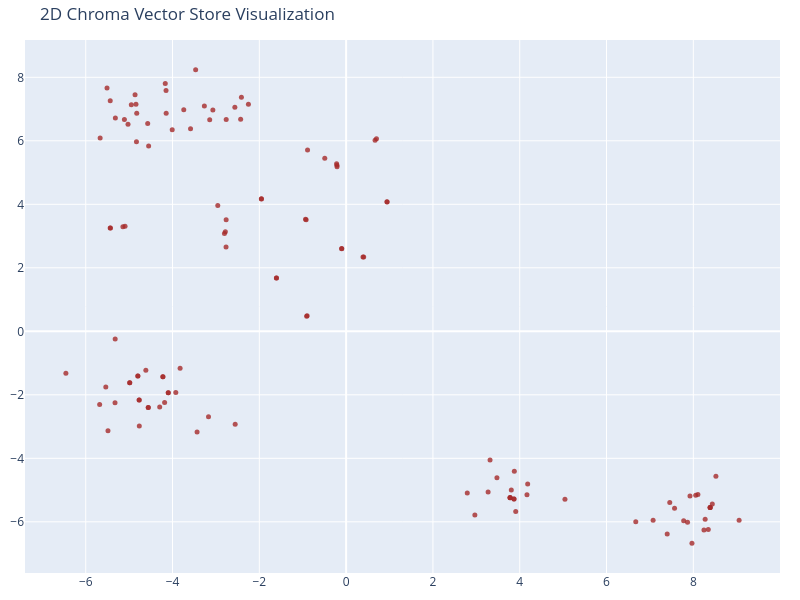

The notebook cell saved with this chart:
### Code cell
tsne = TSNE(n_components=2, random_state=42)
reduced_vectors = tsne.fit_transform(vectors)

# Create the 2D scatter plot
fig = go.Figure(data=[go.Scatter(
    x=reduced_vectors[:, 0],
    y=reduced_vectors[:, 1],
    mode='markers',
    marker=dict(size=5, color=colors, opacity=0.8),
    text=[f"Type: {t}<br>Text: {d[:100]}..." for t, d in zip(doc_types, documents)],
    hoverinfo='text'
)])

fig.update_layout(title='2D Chroma Vector Store Visualization',
    scene=dict(xaxis_title='x',yaxis_title='y'),
    width=800,
    height=600,
    margin=dict(r=20, b=10, l=10, t=40)
)

fig.show()

### Figure 1 — Plotly figure (JSON) as saved in the notebook; plotly's stock layout.template omitted (floating-point values rounded to 4 significant figures)
{"data": [{"hoverinfo": "text", "marker": {"color": ["brown", "brown", "brown", "brown", "brown", "brown", "brown", "brown", "brown", "brown", "brown", "brown", "brown", "brown", "brown", "brown", "brown", "brown", "brown", "brown", "brown", "brown", "brown", "brown", "brown", "brown", "brown", "brown", "brown", "brown", "brown", "brown", "brown", "brown", "brown", "brown", "brown", "brown", "brown", "brown", "brown", "brown", "brown", "brown", "brown", "brown", "brown", "brown", "brown", "brown", "brown", "brown", "brown", "brown", "brown", "brown", "brown", "brown", "brown", "brown", "brown", "brown", "brown", "brown", "brown", "brown", "brown", "brown", "brown", "brown", "brown", "brown", "brown", "brown", "brown", "brown", "brown", "brown", "brown", "brown", "brown", "brown", "brown", "brown", "brown", "brown", "brown", "brown", "brown", "brown", "brown", "brown", "brown", "brown", "brown", "brown", "brown", "brown", "brown", "brown", "brown", "brown", "brown", "brown", "brown", "brown", "brown", "brown", "brown", "brown", "brown", "brown", "brown", "brown", "brown", "brown", "brown", "brown", "brown", "brown", "brown"], "opacity": 0.8, "size": 5}, "mode": "markers", "text": ["Type: alarm_guides<br>Text: Alarm meaning\n\nInterpretation of BGP-NEIGHBOR-FLAP alarm as an observation, not automatic root-cause...", "Type: alarm_guides<br>Text: What commonly correlates\n\nAlarm correlation with other alarms to determine primary or downstream iss...", "Type: alarm_guides<br>Text: False positives and secondary symptoms\n\nCommon causes of false positives and secondary symptoms for ...", "Type: alarm_guides<br>Text: Recommended context\n\nRequired information for resolving BGP-NEIGHBOR-FLAP alarm\n\n## Recommended cont...", "Type: alarm_guides<br>Text: Closure evidence\n\nRequired information for closing BGP-NEIGHBOR-FLAP alarm\n\n## Closure evidence\nClos...", "Type: alarm_guides<br>Text: Alarm Meaning\n\nBGP-NEIGHBOR-DOWN is a synthetic major alarm associated with BGP peer.\n\n# Alarm Guide...", "Type: alarm_guides<br>Text: Common Correlation\n\nRelated alarms may include LINK-DOWN, OPTICAL-RX-LOW, LATENCY-HIGH. Correlation ...", "Type: alarm_guides<br>Text: False Positives and Secondary Symptoms\n\nThe alarm may appear during planned maintenance, routing con...", "Type: alarm_guides<br>Text: Recommended Context\n\nAn RCA agent should retrieve the affected device, interface or peer, site, serv...", "Type: alarm_guides<br>Text: Closure Evidence\n\nClosure should record why the alarm occurred, what corrected it, whether dependent...", "Type: alarm_guides<br>Text: Alarm meaning\n\nBGP-HOLD-TIMER-EXPIRED is a synthetic major alarm associated with BGP peer.\n\nBGP-HOLD...", "Type: alarm_guides<br>Text: What commonly correlates\n\nRelated alarms may include BGP-ROUTE-THRESHOLD, ISIS-ADJ-DOWN, CRC-ERRORS....", "Type: alarm_guides<br>Text: False positives and secondary symptoms\n\nThe alarm may appear during planned maintenance, routing con...", "Type: alarm_guides<br>Text: Alarm meaning\n\nHIGH-CPU is a synthetic major alarm associated with device. The alarm should be inter...", "Type: alarm_guides<br>Text: What commonly correlates\n\nRelated alarms may include ISIS-ADJ-DOWN, BGP-NEIGHBOR-DOWN, BGP-NEIGHBOR-...", "Type: alarm_guides<br>Text: False positives and secondary symptoms\n\nThe alarm may appear during planned maintenance, routing con...", "Type: alarm_guides<br>Text: Recommended context\n\nAn RCA agent should retrieve the affected device, interface or peer, site, serv...", "Type: alarm_guides<br>Text: Closure evidence\n\nClosure should record why the alarm occurred, what corrected it, whether dependent...", "Type: alarm_guides<br>Text: Alarm Meaning\n\nDefinition of HIGH-MEMORY alarm\n\nHIGH-MEMORY is a synthetic major alarm associated wi...", "Type: alarm_guides<br>Text: Correlation Across Time and Topology\n\nAnalyzing related alarms to understand alarm severity\n\nRelated...", "Type: alarm_guides<br>Text: False Positives and Secondary Symptoms\n\nUnderstanding when the alarm may appear and what to check\n\nT...", "Type: alarm_guides<br>Text: Recommended Context\n\nGathering necessary information to troubleshoot the alarm\n\nAn RCA agent should ...", "Type: alarm_guides<br>Text: Closure Evidence\n\nRecording the cause of the alarm and its resolution\n\nClosure should record why the...", "Type: alarm_guides<br>Text: Alarm meaning\n\nAlarm meaning\n\n# Alarm Guide: LINK-DOWN\n\n## Alarm meaning\n\nLINK-DOWN is a synthetic c...", "Type: alarm_guides<br>Text: What commonly correlates\n\nRelated alarms may include LATENCY-HIGH, OPTICAL-RX-LOW, ISIS-ADJ-DOWN. Co...", "Type: alarm_guides<br>Text: False positives and secondary symptoms\n\nThe alarm may appear during planned maintenance, routing con...", "Type: alarm_guides<br>Text: Recommended context\n\nAn RCA agent should retrieve the affected device, interface or peer, site, serv...", "Type: alarm_guides<br>Text: Closure evidence\n\nClosure should record why the alarm occurred, what corrected it, whether dependent...", "Type: alarm_guides<br>Text: Alarm meaning\n\nLINK-FLAP is a synthetic major alarm associated with interface.\n\n# Alarm Guide: LINK-...", "Type: alarm_guides<br>Text: What commonly correlates\n\nRelated alarms may include ISIS-ADJ-DOWN, HIGH-MEMORY, BGP-ROUTE-THRESHOLD...", "Type: alarm_guides<br>Text: False positives and secondary symptoms\n\nThe alarm may appear during planned maintenance, routing con...", "Type: alarm_guides<br>Text: Recommended context\n\nAn RCA agent should retrieve the affected device, interface or peer, site, serv...", "Type: alarm_guides<br>Text: Alarm Meaning\n\nCRC-ERRORS is a synthetic major alarm associated with interface.\n\n# Alarm Guide: CRC-...", "Type: alarm_guides<br>Text: Correlation with Other Alarms\n\nRelated alarms may include OPTICAL-RX-LOW, BGP-NEIGHBOR-DOWN, PACKET-...", "Type: alarm_guides<br>Text: False Positives and Secondary Symptoms\n\nThe alarm may appear during planned maintenance, routing con...", "Type: alarm_guides<br>Text: Recommended Context for Resolution\n\nAn RCA agent should retrieve the affected device, interface or p...", "Type: alarm_guides<br>Text: Closure Evidence and RCA Knowledge\n\nClosure should record why the alarm occurred, what corrected it,...", "Type: alarm_guides<br>Text: Alarm meaning\n\nPACKET-LOSS is a synthetic major alarm associated with path.\n\n# Alarm Guide: PACKET-L...", "Type: alarm_guides<br>Text: What commonly correlates\n\nRelated alarms may include BGP-NEIGHBOR-DOWN, LINK-DOWN, HIGH-MEMORY. Corr...", "Type: alarm_guides<br>Text: False positives and secondary symptoms\n\nThe alarm may appear during planned maintenance, routing con...", "Type: alarm_guides<br>Text: Recommended context\n\nAn RCA agent should retrieve the affected device, interface or peer, site, serv...", "Type: alarm_guides<br>Text: Closure evidence\n\nClosure should record why the alarm occurred, what corrected it, whether dependent...", "Type: alarm_guides<br>Text: Alarm Meaning and Interpretation\n\nDefinition and interpretation of LATENCY-HIGH alarm\n\nLATENCY-HIGH ...", "Type: alarm_guides<br>Text: Correlation with Other Alarms\n\nRelationship between LATENCY-HIGH and other related alarms\n\nRelated a...", "Type: alarm_guides<br>Text: False Positives and Secondary Symptoms\n\nCauses of false positives and secondary symptoms\n\nThe alarm ...", "Type: alarm_guides<br>Text: Alarm meaning\n\nISIS-ADJ-DOWN is a synthetic major alarm associated with IGP adjacency\n\nISIS-ADJ-DOWN...", "Type: alarm_guides<br>Text: What commonly correlates\n\nRelated alarms may include HIGH-MEMORY, OPTICAL-RX-LOW, OPTICAL-TX-LOW. Co...", "Type: alarm_guides<br>Text: False positives and secondary symptoms\n\nThe alarm may appear during planned maintenance, routing con...", "Type: alarm_guides<br>Text: Recommended context\n\nAn RCA agent should retrieve the affected device, interface or peer, site, serv...", "Type: alarm_guides<br>Text: Closure evidence\n\nClosure should record why the alarm occurred, what corrected it, whether dependent...", "Type: alarm_guides<br>Text: Alarm meaning\n\nUnderstanding the meaning of OPTICAL-RX-LOW alarm\n\n# Alarm Guide: OPTICAL-RX-LOW\n\n## ...", "Type: alarm_guides<br>Text: What commonly correlates\n\nIdentifying related alarms for OPTICAL-RX-LOW\n\n## What commonly correlates...", "Type: alarm_guides<br>Text: False positives and secondary symptoms\n\nUnderstanding false positives and secondary symptoms for OPT...", "Type: alarm_guides<br>Text: Recommended context\n\nGathering necessary context for OPTICAL-RX-LOW\n\n## Recommended context\nAn RCA a...", "Type: alarm_guides<br>Text: Closure evidence\n\nRecording closure evidence for OPTICAL-RX-LOW\n\n## Closure evidence\nClosure should ...", "Type: alarm_guides<br>Text: Synthetic Major Alarm - OPTICAL-TX-LOW\n\nUnderstanding the OPTICAL-TX-LOW alarm, its correlation with...", "Type: alarm_guides<br>Text: Correlation with Other Alarms\n\nRelating OPTICAL-TX-LOW to other alarms and analyzing patterns for pr...", "Type: alarm_guides<br>Text: False Positives and Secondary Symptoms\n\nAddressing false alarms and secondary symptoms to prevent pr...", "Type: alarm_guides<br>Text: Recommended Context\n\nGathering context for a thorough Root Cause Analysis (RCA) using various device...", "Type: alarm_guides<br>Text: Closure Evidence\n\nRecording and utilizing closure information to improve RCA knowledge and ticket re...", "Type: alarm_guides<br>Text: Alarm meaning\n\nUnderstanding the meaning of POWER-INPUT-FAIL alarm\n\n# Alarm Guide: POWER-INPUT-FAIL\n...", "Type: alarm_guides<br>Text: What commonly correlates\n\nRelating alarms to identify primary or downstream issues\n\n## What commonly...", "Type: alarm_guides<br>Text: False positives and secondary symptoms\n\nIdentifying false positives and secondary symptoms of POWER-...", "Type: alarm_guides<br>Text: Recommended context\n\nAssembling relevant information for alarm analysis\n\n## Recommended context\nAn R...", "Type: alarm_guides<br>Text: Closure evidence\n\nDocumenting closure and RCA knowledge\n\n## Closure evidence\nClosure should record w...", "Type: alarm_guides<br>Text: Alarm Meaning\n\nBGP-ROUTE-THRESHOLD is a synthetic major alarm associated with BGP process. The alarm...", "Type: alarm_guides<br>Text: Correlation with Other Alarms\n\nRelated alarms may include OPTICAL-TX-LOW, POWER-INPUT-FAIL, MEMORY-L...", "Type: alarm_guides<br>Text: False Positives and Secondary Symptoms\n\nThe alarm may appear during planned maintenance, routing con...", "Type: alarm_guides<br>Text: Alarm Meaning\n\nMEMORY-LEAK-SUSPECTED is a synthetic major alarm associated with process.\n\nMEMORY-LEA...", "Type: alarm_guides<br>Text: What Commonly Correlates\n\nRelated alarms may include OPTICAL-TX-LOW, LATENCY-HIGH, LINK-FLAP. Correl...", "Type: alarm_guides<br>Text: False Positives and Secondary Symptoms\n\nThe alarm may appear during planned maintenance, routing con...", "Type: alarm_guides<br>Text: Alarm meaning\n\nUnderstanding BGP-NEIGHBOR-FLAP alarm\n\n# Alarm Guide: BGP-NEIGHBOR-FLAP\n\nBGP-NEIGHBOR...", "Type: alarm_guides<br>Text: What commonly correlates\n\nCorrelation with other alarms to determine alarm priority\n\n## What commonl...", "Type: alarm_guides<br>Text: False positives and secondary symptoms\n\nIdentifying false positives and secondary symptoms\n\n## False...", "Type: alarm_guides<br>Text: Recommended context\n\nGathering relevant context for RCA\n\n## Recommended context\n\nAn RCA agent should...", "Type: alarm_guides<br>Text: Closure evidence\n\nRecording closure evidence for RCA knowledge\n\n## Closure evidence\n\nClosure should ...", "Type: alarm_guides<br>Text: Alarm meaning and Correlation\n\nUnderstanding BGP-NEIGHBOR-DOWN and its correlations with other alarm...", "Type: alarm_guides<br>Text: False positives and Recommended context\n\nIdentifying false positives and gathering necessary context...", "Type: alarm_guides<br>Text: Closure evidence\n\nRecording closure evidence to improve RCA knowledge.\n\n## Closure evidence\nClosure ...", "Type: alarm_guides<br>Text: Alarm meaning\n\nBGP-HOLD-TIMER-EXPIRED is a synthetic major alarm associated with BGP peer. The alarm...", "Type: alarm_guides<br>Text: What commonly correlates\n\nRelated alarms may include OPTICAL-RX-LOW, PACKET-LOSS, LINK-DOWN. Correla...", "Type: alarm_guides<br>Text: False positives and secondary symptoms\n\nThe alarm may appear during planned maintenance, routing con...", "Type: alarm_guides<br>Text: Alarm Meaning and Correlation\n\nUnderstanding the meaning of HIGH-CPU alarm and its correlation with ...", "Type: alarm_guides<br>Text: False Positives and Secondary Symptoms\n\nUnderstanding when the HIGH-CPU alarm may appear as a false ...", "Type: alarm_guides<br>Text: Closure Evidence and Recommendation\n\nUnderstanding how to close the HIGH-CPU alarm and turn it into ...", "Type: alarm_guides<br>Text: Alarm meaning\n\nHIGH-MEMORY is a synthetic major alarm associated with device.\n\n# Alarm Guide: HIGH-M...", "Type: alarm_guides<br>Text: What commonly correlates\n\nRelated alarms may include CRC-ERRORS, OPTICAL-TX-LOW, BGP-NEIGHBOR-FLAP. ...", "Type: alarm_guides<br>Text: False positives and secondary symptoms\n\nThe alarm may appear during planned maintenance, routing con...", "Type: alarm_guides<br>Text: Alarm Meaning\n\nUnderstanding the meaning of the LINK-DOWN alarm\n\n# Alarm Guide: LINK-DOWN\n\n## Alarm ...", "Type: alarm_guides<br>Text: Correlation and Context\n\nAnalyzing related alarms and providing context for the LINK-DOWN alarm\n\n## ...", "Type: alarm_guides<br>Text: Closure and Recovery\n\nUnderstanding the closure process and recovery steps for the LINK-DOWN alarm\n\n...", "Type: alarm_guides<br>Text: Alarm meaning\n\n LINK-FLAP is a synthetic major alarm associated with interface\n\n# Alarm Guide: LINK-...", "Type: alarm_guides<br>Text: What commonly correlates\n\nRelated alarms may include BGP-ROUTE-THRESHOLD, HIGH-CPU, LINK-DOWN\n\n## Wh...", "Type: alarm_guides<br>Text: False positives and secondary symptoms\n\nThe alarm may appear during planned maintenance, routing con...", "Type: alarm_guides<br>Text: Recommended context\n\nAn RCA agent should retrieve the affected device, interface or peer, site, serv...", "Type: alarm_guides<br>Text: Closure evidence\n\nClosure should record why the alarm occurred, what corrected it, whether dependent...", "Type: alarm_guides<br>Text: Alarm meaning\n\nCRC-ERRORS is a synthetic major alarm associated with interface\n\n# Alarm Guide: CRC-E...", "Type: alarm_guides<br>Text: What commonly correlates\n\nRelated alarms may include OPTICAL-TX-LOW, MEMORY-LEAK-SUSPECTED, HIGH-CPU...", "Type: alarm_guides<br>Text: Closure evidence\n\nClosure should record why the alarm occurred, what corrected it, whether dependent...", "Type: alarm_guides<br>Text: Alarm meaning\n\nThe alarm should be interpreted as an observation, not an automatic root-cause classi...", "Type: alarm_guides<br>Text: What commonly correlates\n\nRelated alarms may include OPTICAL-RX-LOW, LATENCY-HIGH, MEMORY-LEAK-SUSPE...", "Type: alarm_guides<br>Text: False positives and secondary symptoms\n\nThe alarm may appear during planned maintenance, routing con...", "Type: alarm_guides<br>Text: Alarm meaning\n\nLATENCY-HIGH is a synthetic major alarm associated with path. The alarm should be int...", "Type: alarm_guides<br>Text: What commonly correlates\n\nRelated alarms may include POWER-INPUT-FAIL, CRC-ERRORS, OPTICAL-RX-LOW. C...", "Type: alarm_guides<br>Text: False positives and secondary symptoms\n\nThe alarm may appear during planned maintenance, routing con...", "Type: alarm_guides<br>Text: Alarm meaning\n\nISIS-ADJ-DOWN is a synthetic major alarm associated with IGP adjacency.\n\n# Alarm Guid...", "Type: alarm_guides<br>Text: What commonly correlates\n\nRelated alarms may include LINK-DOWN, PACKET-LOSS, HIGH-MEMORY. Correlatio...", "Type: alarm_guides<br>Text: False positives and secondary symptoms\n\nThe alarm may appear during planned maintenance, routing con...", "Type: alarm_guides<br>Text: Recommended context\n\nAn RCA agent should retrieve the affected device, interface or peer, site, serv...", "Type: alarm_guides<br>Text: Closure evidence\n\nClosure should record why the alarm occurred, what corrected it, whether dependent...", "Type: alarm_guides<br>Text: Alarm Meaning\n\nUnderstanding the OPTICAL-RX-LOW alarm\n\n# Alarm Guide: OPTICAL-RX-LOW\n\n## Alarm meani...", "Type: alarm_guides<br>Text: Correlation and Context\n\nUnderstanding the alarm's correlation and context\n\n## What commonly correla...", "Type: alarm_guides<br>Text: Closure and Recovery\n\nUnderstanding the closure and recovery process for the OPTICAL-RX-LOW alarm\n\n#...", "Type: alarm_guides<br>Text: Alarm meaning\n\nOPTICAL-TX-LOW is a synthetic major alarm associated with optic.\n\n# Alarm Guide: OPTI...", "Type: alarm_guides<br>Text: What commonly correlates\n\nRelated alarms may include MEMORY-LEAK-SUSPECTED, PACKET-LOSS, BGP-HOLD-TI...", "Type: alarm_guides<br>Text: False positives and secondary symptoms\n\nThe alarm may appear during planned maintenance, routing con...", "Type: alarm_guides<br>Text: Alarm Meaning\n\nThe POWER-INPUT-FAIL alarm is a synthetic critical alarm associated with site/device....", "Type: alarm_guides<br>Text: What Commonly Correlates\n\nRelated alarms may include HIGH-MEMORY, BGP-NEIGHBOR-DOWN, CRC-ERRORS. Cor...", "Type: alarm_guides<br>Text: False Positives and Secondary Symptoms\n\nThe alarm may appear during planned maintenance, routing con...", "Type: alarm_guides<br>Text: Recommended Context\n\nAn RCA agent should retrieve the affected device, interface or peer, site, serv...", "Type: alarm_guides<br>Text: Closure Evidence\n\nClosure should record why the alarm occurred, what corrected it, whether dependent..."], "type": "scatter", "x": [-0.2119, -4.168, -5.322, 3.316, 9.055, -0.4926, -4.95, -4.769, 3.868, 8.52, 0.6989, -2.431, -4.222, -2.765, -2.564, -3.171, 5.042, 8.388, -2.783, -5.51, -4.766, 3.875, 7.567, -0.1024, -4.843, -4.559, 3.778, 8.387, 0.4048, -2.252, -3.826, 4.182, -1.607, -4.147, -4.559, 3.907, 8.272, -0.9361, -3.071, -4.099, 3.777, 8.387, -1.953, -5.436, -5.538, 0.9407, -5.109, -3.925, 4.167, 8.437, -5.431, -5.668, -6.458, 2.791, 7.073, -5.095, -4.008, -5.68, 2.966, 8.244, -0.8993, -3.742, -5.487, 3.475, 7.777, -0.2096, -4.572, -4.099, -2.767, -4.864, -4.222, -0.2198, -5.318, -5.325, 3.271, 7.867, -0.8889, -2.557, 8.344, 0.6668, -4.825, -4.182, -2.958, -3.434, 7.968, -2.804, -3.585, -4.799, -0.1021, -3.467, 7.398, 0.3879, -2.764, -4.615, 3.806, 7.923, -1.605, -4.55, 7.457, -0.9215, -5.026, -4.296, -1.952, -4.831, -4.769, 0.944, -4.15, -4.799, 3.777, 8.055, -5.437, -2.413, 6.674, -5.144, -3.267, -4.986, -0.9094, -3.144, -4.986, 3.868, 8.105], "y": [5.229, 7.808, -0.2446, -4.05, -5.951, 5.448, 7.139, -2.163, -5.282, -4.568, 6.063, 6.679, -1.428, 3.511, 7.054, -2.688, -5.291, -5.55, 3.135, 7.662, -2.98, -4.404, -5.574, 2.61, 7.148, -2.397, -5.237, -5.55, 2.342, 7.152, -1.167, -4.808, 1.683, 6.869, -2.397, -5.674, -5.917, 3.526, 6.969, -1.934, -5.239, -5.55, 4.166, 7.261, -1.751, 4.08, 6.674, -1.927, -5.146, -5.439, 3.255, 6.091, -1.317, -5.092, -5.948, 3.309, 6.347, -2.307, -5.783, -6.261, 0.488, 6.977, -3.132, -4.609, -5.968, 5.18, 6.545, -1.934, 2.655, 7.446, -1.428, 5.275, 6.715, -2.25, -5.064, -6.012, 5.713, -2.927, -6.238, 6.017, 6.865, -2.24, 3.958, -3.174, -6.674, 3.084, 6.383, -1.407, 2.603, 8.237, -6.381, 2.343, 6.668, -1.225, -5.001, -5.188, 1.679, 5.837, -5.394, 3.514, 6.524, -2.386, 4.171, 5.971, -2.163, 4.075, 7.584, -1.407, -5.239, -5.166, 3.252, 7.368, -5.998, 3.297, 7.096, -1.62, 0.4759, 6.661, -1.62, -5.283, -5.143]}], "layout": {"height": 600, "margin": {"b": 10, "l": 10, "r": 20, "t": 40}, "scene": {"xaxis": {"title": {"text": "x"}}, "yaxis": {"title": {"text": "y"}}}, "title": {"text": "2D Chroma Vector Store Visualization"}, "width": 800}}
